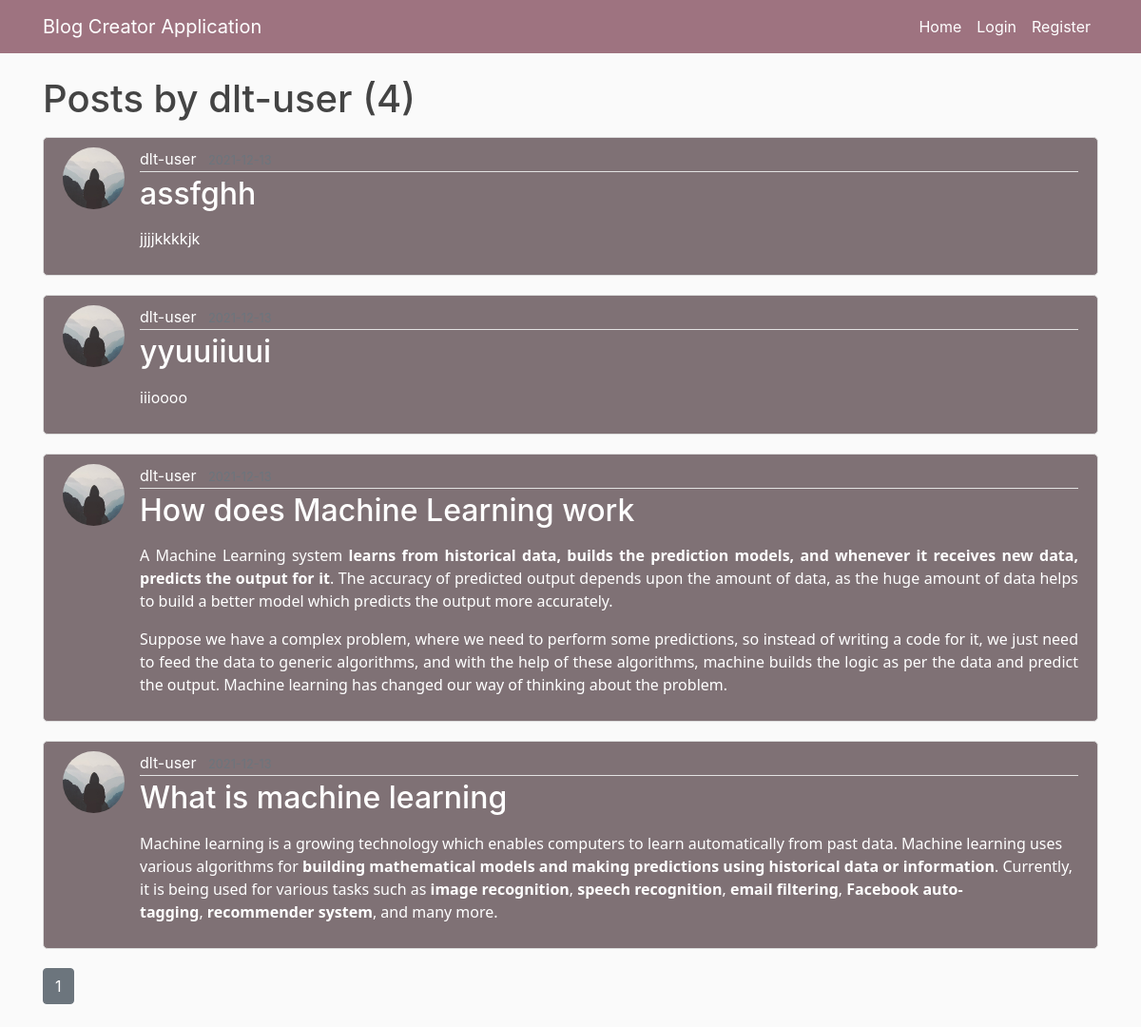
Page /user/dlt-user on the committed database.
### flaskblog/models.py (models this page shows, shortened)
class User(db.Model,UserMixin):
  id = db.Column(db.Integer ,primary_key =True)
  username = db.Column(db.String(20) ,unique=True,nullable=False)
  email = db.Column(db.String(20),unique =True,nullable=False)
  image_file = db.Column(db.String(20),nullable=False,default='default.jpg')
  password = db.Column(db.String(20),nullable=False)
  posts = db.relationship('Post' ,backref ='author' ,lazy=True)

class Post(db.Model):
  id = db.Column(db.Integer, primary_key=True)
  title = db.Column(db.String(100), nullable=False)
  date_posted = db.Column(db.DateTime, nullable=False, default=t)
  content = db.Column(db.Text, nullable=False)
  user_id = db.Column(db.Integer, db.ForeignKey('user.id'), nullable=False)

### flaskblog/users/routes.py (the view)
@users.route("/user/<string:username>")
def user_posts(username):
  page = request.args.get('page' ,1, type=int)
  user = User.query.filter_by(username = username).first_or_404()
  posts = Post.query.filter_by(author = user)\
  .order_by(Post.date_posted.desc())\
  .paginate(page=page ,per_page=5)
  return render_template('user_posts.html' ,posts =posts,user=user)

### flaskblog/templates/user_posts.html
{% extends "layout.html" %}
{% block content %}
<h1 class="mb-3"> Posts by {{user.username}} ({{posts.total}})</h1>
    {% for post in posts.items %}
       <article class="media content-section">
           <img class="rounded-circle article-img" src="{{url_for('static',filename='profile_pics/' + post.author.image_file)}}">
           <div class="media-body">
                <div class="article-metadata">
               <a class="mr-2" href="{{url_for('users.user_posts' , username=post.author.username)}}">{{post.author.username}}</a>
               <small class="text-muted">{{post.date_posted.strftime('%Y-%m-%d')}}</small>
           </div>
               <h2><a class="article-title" href="{{url_for('posts.post',post_id = post.id)}}">{{post.title}}</a> </h2>
              <p class="article-content">{{post.content|safe}}</p>
           </div>
       </article>
    {% endfor %}
    {% for page_num in posts.iter_pages(left_edge =1 , right_edge=1,left_current =1 ,right_current =2) %}
        {% if page_num %}
            {% if posts.page == page_num %}
                <a class="btn btn-secondary mb-4" href="{{url_for('users.user_posts' ,username = user.username, page=page_num)}}">{{page_num}}</a>
            {% else %}
                <a class="btn btn-secondary mb-4" href="{{url_for('users.user_posts' ,username=user.username, page=page_num)}}">{{page_num}}</a>
            {% endif %}
        {% else %}
            ...
        {% endif %}
    {% endfor %}
{% endblock content %}

### flaskblog/static/main.css (style rules this page uses)
body { background: #fafafa; color: #333333; margin-top: 5rem; }
h1, h3, h4, h5, h6 { color: #444444; }
h2 { color:#fff; }
.content-section { background: #7f7175; padding: 10px 20px; border: 1px solid #dddddd; border-radius: 5px; margin-bottom: 20px; }
a.article-title { color: #fff; }
a.mr-2 { color: #fff; }
.article-content { white-space: pre-line; }
.media-body p { color:#fff; }
p { margin-top: 0; margin-bottom: 1rem; }
.article-img { height: 65px; width: 65px; margin-right: 16px; }
.article-metadata { padding-bottom: 1px; margin-bottom: 4px; border-bottom: 1px solid #e3e3e3; color:#fff; }

### rows in the picture
User: username "dlt-user"
Post: image_file (placeholder picture), author.username "dlt-user", title "assfghh", content "jjjjkkkkjk"
Post: image_file (placeholder picture), author.username "dlt-user", title "yyuuiiuui", content "iiioooo"
Post: image_file (placeholder picture), author.username "dlt-user", title "How does Machine Learning work", content "A Machine Learning system learns from historical data, builds the prediction models, and whenever it receives new data, predicts the output for it . The accuracy of predicted output depends upon the amount of data, as the huge amount of data helps to build a better model which predicts the output more accurately. Suppose we have a complex problem, where we need to perform some predictions, so instead of writing a code for it, we just need to feed the data to generic algorithms, and with the help of these algorithms, machine builds the logic as per the data and predict the output. Machine learning has changed our way of thinking about the problem."
Post: image_file (placeholder picture), author.username "dlt-user", title "What is machine learning", content "Machine learning is a growing technology which enables computers to learn automatically from past data. Machine learning uses various algorithms for building mathematical models and making predictions using historical data or information . Currently, it is being used for various tasks such as image recognition , speech recognition , email filtering , Facebook auto-tagging , recommender system , and many more."

### other values in the picture
{{ posts.total }} "4"
{{ page_num }} "1"
